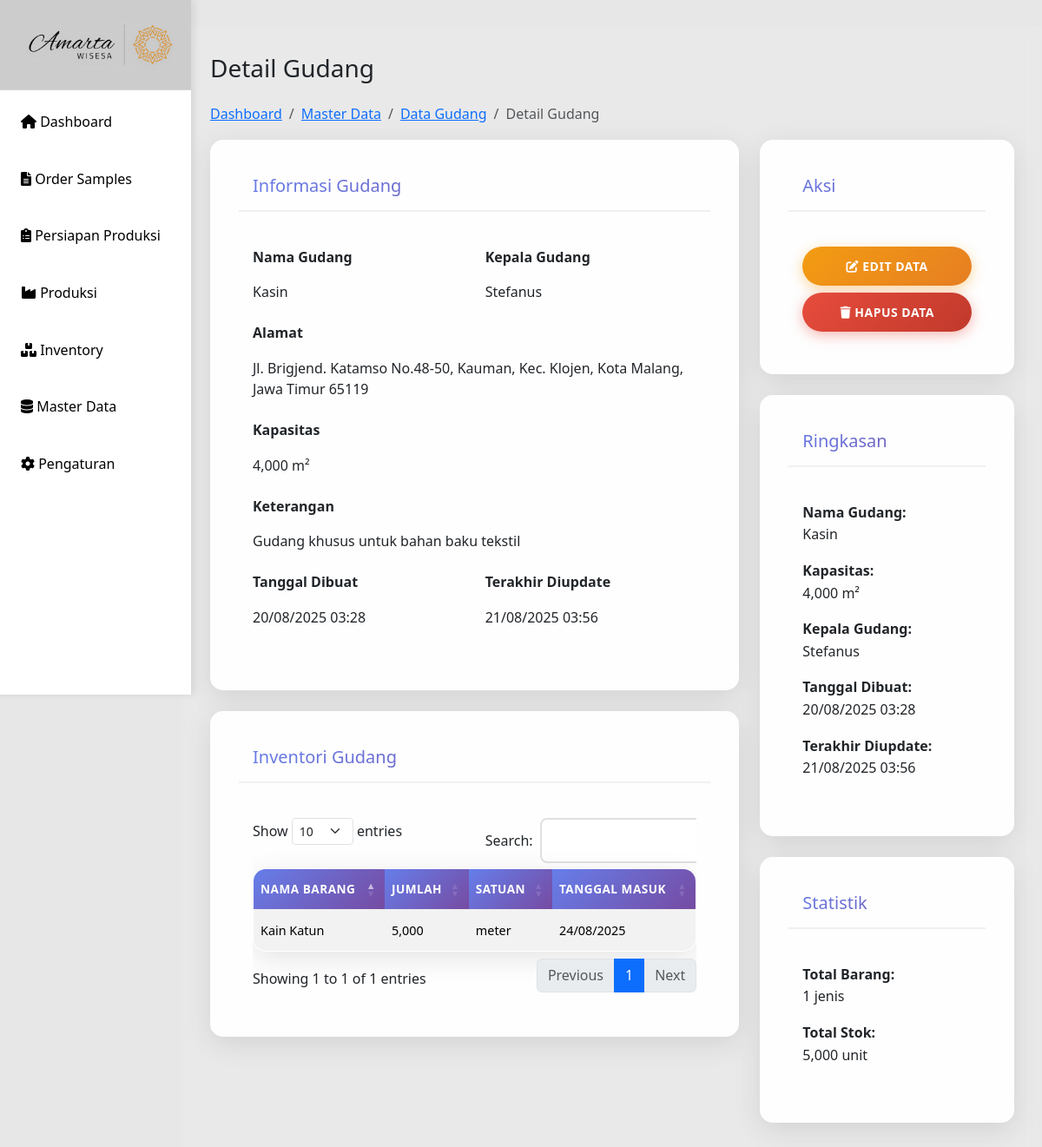
Before: /detail-gudang.php?id=3 with the older database file.
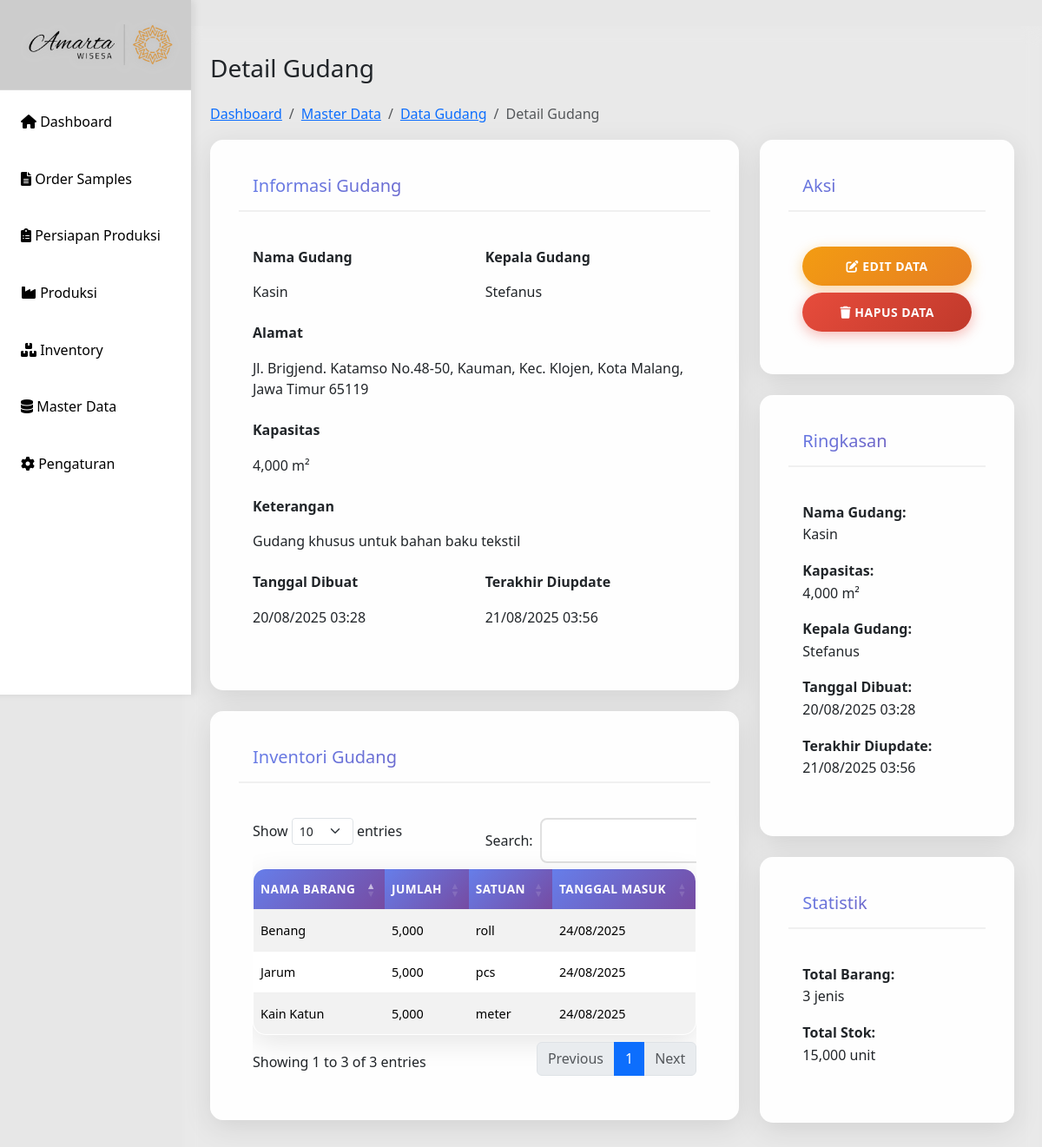
After: the same page with the newer database file.
### tables this page shows
CREATE TABLE `inventory_gudang` (
  `id` int(11) UNSIGNED NOT NULL,
  `id_inventory` int(11) NOT NULL,
  `id_gudang` int(11) NOT NULL,
  `nama_barang` varchar(100) NOT NULL,
  `jumlah` int(11) NOT NULL DEFAULT 0,
  `stok_akhir` int(11) NOT NULL DEFAULT 0,
  `satuan` varchar(20) NOT NULL,
  `tanggal_masuk` date DEFAULT NULL,
  `tanggal_update` timestamp NOT NULL DEFAULT current_timestamp() ON UPDATE current_timestamp()
);

### detail-gudang.php (the view, shortened to what the changed rows need)
<?php
include 'includes/header.php';
include 'config/db.php';
$id_gudang = $_GET['id'];
$inventory_data = [];
$inventory_sql = "SELECT * FROM inventory_gudang WHERE id_gudang = ? ORDER BY nama_barang ASC";
$stmt_inventory = mysqli_prepare($conn, $inventory_sql);
if ($stmt_inventory) {
    mysqli_stmt_bind_param($stmt_inventory, "i", $id_gudang);
    mysqli_stmt_execute($stmt_inventory);
    $inventory_result = mysqli_stmt_get_result($stmt_inventory);
    $inventory_data = mysqli_fetch_all($inventory_result, MYSQLI_ASSOC);
}
?>
<div class="main-content">
    <div class="row">
        <div class="col-12">
            <h1 class="h3 mb-4">Detail Gudang</h1>
            <div class="row">
                <div class="col-md-8">
                    <?php if (!empty($inventory_data)): ?>
                    <div class="card mt-4">
                        <div class="card-header">
                            <h5 class="card-title mb-0">Inventori Gudang</h5>
                        </div>
                        <div class="card-body">
                            <div class="table-responsive">
                                <table id="invGudangTable" class="table table-striped">
                                    <thead>
                                        <tr>
                                            <th>Nama Barang</th>
                                            <th>Jumlah</th>
                                            <th>Satuan</th>
                                            <th>Tanggal Masuk</th>
                                        </tr>
                                    </thead>
                                    <tbody>
                                        <?php foreach ($inventory_data as $item): ?>
                                        <tr>
                                            <td><?= htmlspecialchars($item['nama_barang']); ?></td>
                                            <td><?= number_format($item['jumlah']); ?></td>
                                            <td><?= htmlspecialchars($item['satuan']); ?></td>
                                            <td><?= date('d/m/Y', strtotime($item['tanggal_masuk'])); ?></td>
                                        </tr>
                                        <?php endforeach; ?>
                                    </tbody>
                                </table>
                            </div>
                        </div>
                    </div>
                    <?php endif; ?>
                </div>
                <div class="col-md-4">
                    <div class="card mt-3">
                        <div class="card-body">
                            <p><strong>Total Barang:</strong><br>
                            <?= count($inventory_data); ?> jenis</p>
                            <p><strong>Total Stok:</strong><br>
                            <?= count($inventory_data) > 0 ? number_format(array_sum(array_column($inventory_data, 'jumlah'))) : 0; ?> unit</p>
                        </div>
                    </div>
                </div>
            </div>
        </div>
    </div>
</div>
<?php
include 'includes/footer.php';
?>

Changed rows visible on the page:
added inventory_gudang: nama_barang "Benang", jumlah "5,000", satuan "roll", tanggal_masuk "24/08/2025"
added inventory_gudang: nama_barang "Jarum", jumlah "5,000", satuan "pcs", tanggal_masuk "24/08/2025"
Other visible differences:
text written by a page script: "Show entries Search: Showing 1 to 1 of 1 entries Previous 1 Next" → "Show entries Search: Showing 1 to 3 of 3 entries Previous 1 Next"
count($inventory_data): "1" → "3"
array_sum(array_column($inventory_data, 'jumlah')): "5,000" → "15,000"
